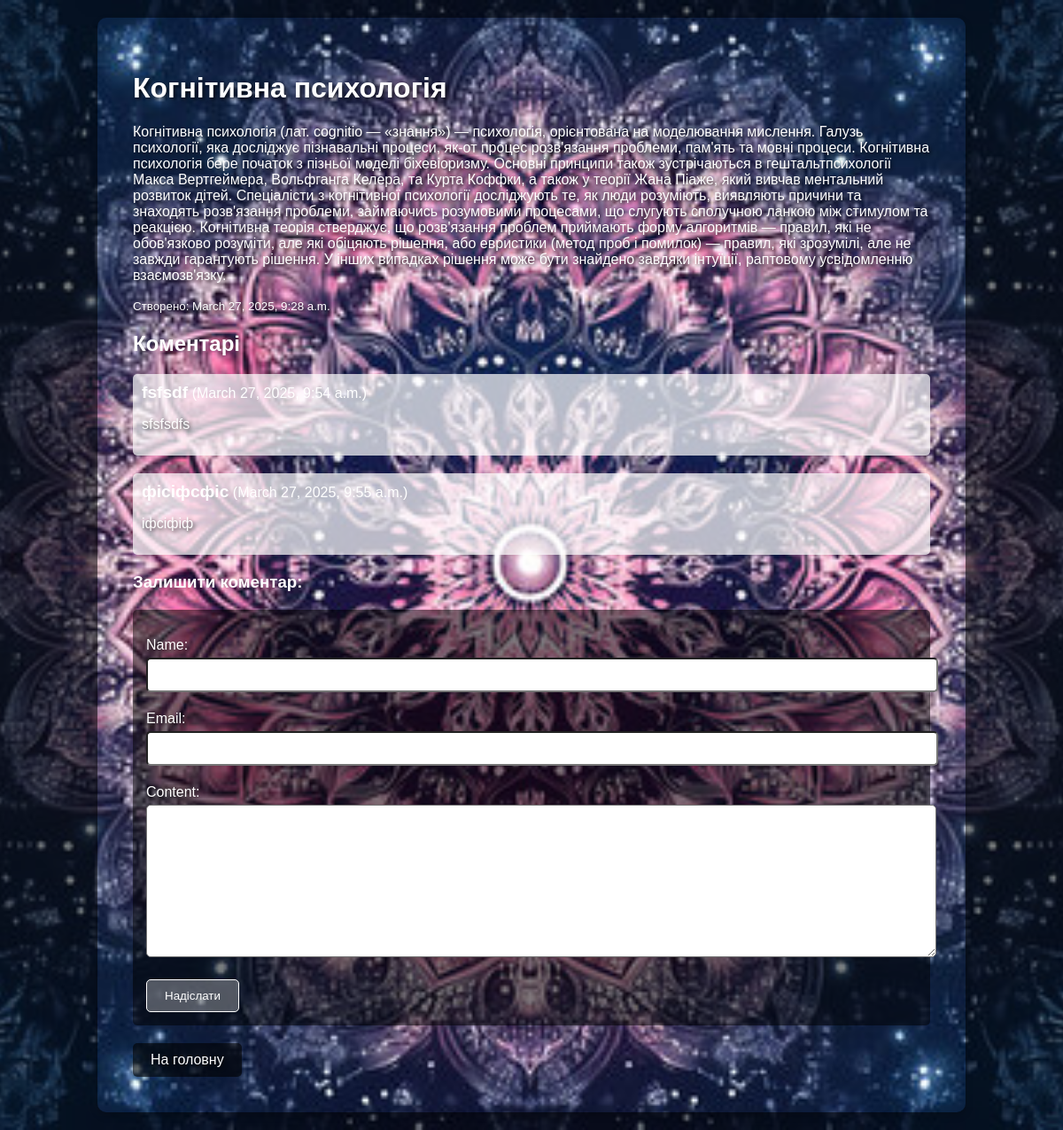
The app's page /post/cognitio/ with its own data.
### mainapp/models.py (models this page shows, shortened)
class Post(models.Model):
    title = models.CharField(max_length=200)
    slug = models.SlugField(unique=True)
    content = models.TextField()
    created_at = models.DateTimeField(auto_now_add=True)
    category = models.ForeignKey(Category, on_delete=models.SET_NULL, null=True, blank=True)  # Додаємо категорію

class Comment(models.Model):
    post = models.ForeignKey('Post', related_name='comments', on_delete=models.CASCADE)
    name = models.CharField(max_length=100)
    email = models.EmailField()
    content = models.TextField()
    created_at = models.DateTimeField(default=timezone.now)

### mainapp/views.py (the view)
# urls.py: path('post/<slug:slug>/', views.post_detail, name='post_detail'),
def post_detail(request, slug):
    post = get_object_or_404(Post, slug=slug)
    comments = post.comments.all()  # Отримуємо всі коментарі до цієї статті
    if request.method == 'POST':
        form = CommentForm(request.POST)
        if form.is_valid():
            comment = form.save(commit=False)
            comment.post = post  # Прив'язуємо коментар до статті
            comment.save()
            return redirect('post_detail', slug=post.slug)  # Перенаправляємо назад на сторінку статті
    else:
        form = CommentForm()
    return render(request, 'mainapp/post_detail.html', {'post': post, 'comments': comments, 'form': form})

### mainapp/forms.py
class CommentForm(forms.ModelForm):
    class Meta:
        model = Comment
        fields = ['name', 'email', 'content']

### mainapp/templates/mainapp/post_detail.html (shortened to what this page needs)
{% load static %}
<!DOCTYPE html>
<html lang="en">
<head>
    <link rel="stylesheet" href="{% static 'css/styles.css' %}">
</head>
<body>
    <div class="post-container">
        <h1>{{ post.title }}</h1>
        <p>{{ post.content }}</p>
        <small>Створено: {{ post.created_at }}</small>
        <h2>Коментарі</h2>
        <ul>
            {% for comment in comments %}
                <li>
                    <strong>{{ comment.name }}</strong> ({{ comment.created_at }})
                    <p>{{ comment.content }}</p>
                </li>
            {% empty %}
                <li>Немає коментарів.</li>
            {% endfor %}
        </ul>
        <h3>Залишити коментар:</h3>
        <form method="post">
            {{ form.as_p }}
            <button type="submit">Надіслати</button>
        </form>
        <a href="/">На головну</a>
    </div>
</body>
</html>

### mainapp/static/css/styles.css (style rules this page uses)
body { background: url('/static/images/Mandala.jpg') no-repeat center center fixed; background-size: cover; position: relative; color: white; font-family: Arial, sans-serif; }
body::before { content: ""; position: fixed; top: 0; left: 0; width: 100%; height: 100%; background: rgba(0, 0, 0, 0.5); z-index: -1; }
h1, p, a { text-shadow: 2px 2px 4px rgba(0, 0, 0, 0.7); }
button { background: rgba(255, 255, 255, 0.3); color: white; border: 1px solid white; padding: 10px 20px; border-radius: 5px; cursor: pointer; transition: background 0.3s ease-in-out; }
.post-container { background: url('/static/images/Mandala.jpg') no-repeat center center fixed; background-size: cover; color: white; padding: 40px; border-radius: 10px; box-shadow: 0 4px 8px rgba(0, 0, 0, 0.2); margin: 20px; max-width: 900px; margin-left: auto; margin-right: auto; }
.post-container h1, .post-container p, .post-container small { text-shadow: 2px 2px 4px rgba(0, 0, 0, 0.7); }
.post-container ul { list-style-type: none; padding: 0; }
.post-container li { margin-bottom: 20px; padding: 10px; background: rgba(255, 255, 255, 0.7); border-radius: 5px; }
.post-container strong { font-size: 1.2em; }
form { margin-top: 20px; padding: 15px; background: rgba(0, 0, 0, 0.5); border-radius: 5px; }
form input, form textarea { width: 100%; padding: 10px; border-radius: 5px; margin: 5px 0; }
a { color: #fff; text-decoration: none; background-color: rgba(0, 0, 0, 0.6); padding: 10px 20px; border-radius: 5px; display: inline-block; margin-top: 20px; }

### records on screen
Post: title "Когнітивна психологія", content "Когнітивна психологія (лат. cognitio — «знання») — психологія, орієнтована на моделювання мислення. Галузь психології, яка досліджує пізнавальні процеси, як-от процес розв'язання проблеми, пам'ять та мовні процеси. Когнітивна психологія бере початок з пізньої моделі біхевіоризму. Основні принципи також зустрічаються в гештальтпсихології Макса Вертгеймера, Вольфганга Келера, та Курта Коффки, а також у теорії Жана Піаже, який вивчав ментальний розвиток дітей. Спеціалісти з когнітивної психології досліджують те, як люди розуміють, виявляють причини та знаходять розв'язання проблеми, займаючись розумовими процесами, що слугують сполучною ланкою між стимулом та реакцією. Когнітивна теорія…", created_at "March 27, 2025, 9:28 a.m."
Comment: name "fsfsdf", created_at "March 27, 2025, 9:54 a.m.", content "sfsfsdfs"
Comment: name "фісіфсфіс", created_at "March 27, 2025, 9:55 a.m.", content "іфсіфіф"
